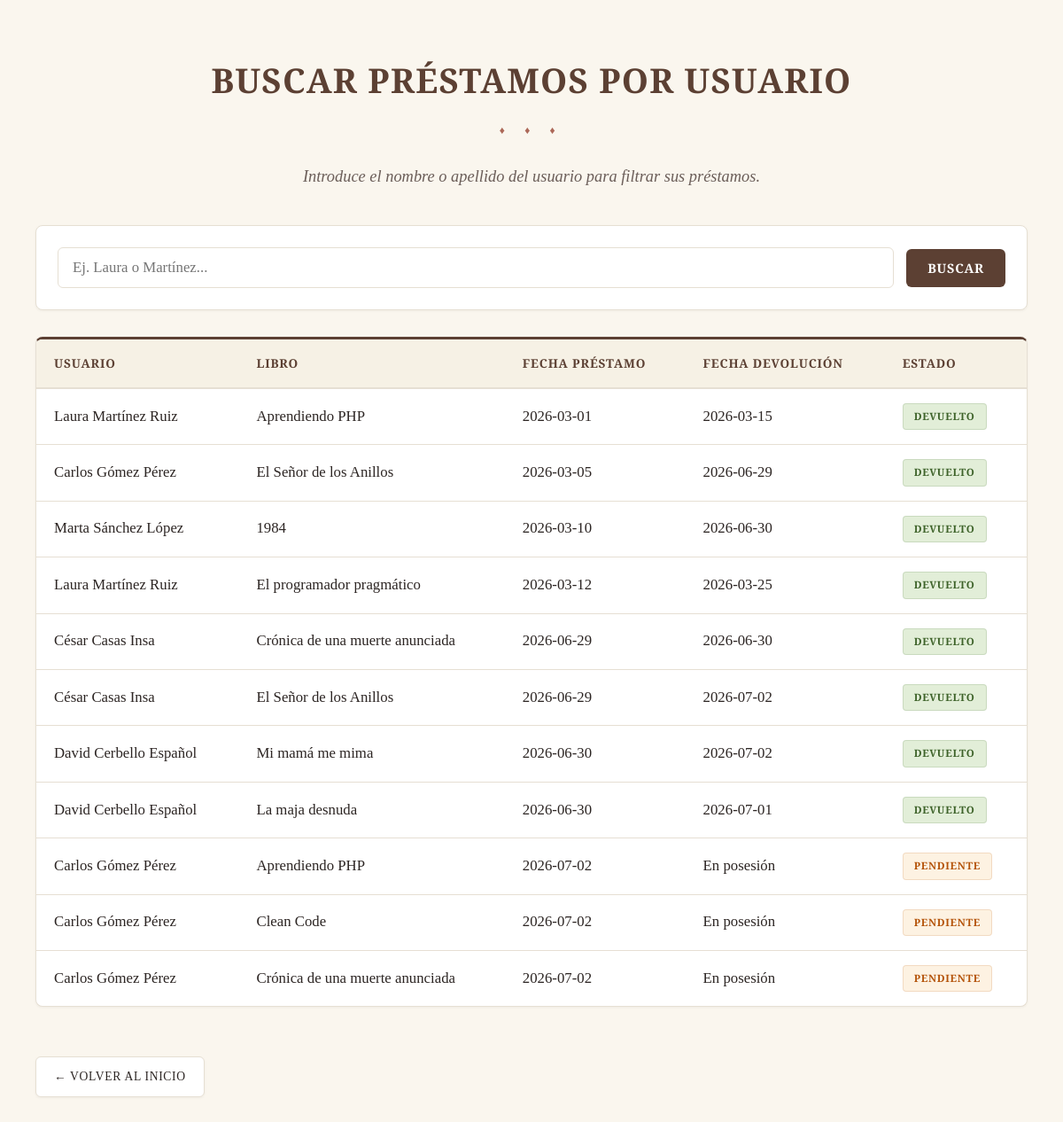
/prestamos/buscar_prestamos.php (signed in), run on the app's committed database.
### tables this page shows
CREATE TABLE `prestamos` (
  `id_prestamo` int(11) NOT NULL,
  `id_usuario` int(11) NOT NULL,
  `id_libro` int(11) NOT NULL,
  `fecha_prestamo` date NOT NULL,
  `fecha_devolucion` date DEFAULT NULL,
  `devuelto` tinyint(1) NOT NULL DEFAULT 0
);

CREATE TABLE `usuarios` (
  `id_usuario` int(11) NOT NULL,
  `username` varchar(55) DEFAULT NULL,
  `password_hash` varchar(255) NOT NULL,
  `nombre` varchar(80) NOT NULL,
  `apellidos` varchar(120) NOT NULL,
  `email` varchar(120) NOT NULL,
  `telefono` varchar(20) DEFAULT NULL,
  `rol` varchar(35) NOT NULL DEFAULT 'lector',
  `fecha_alta` date NOT NULL
);

CREATE TABLE `libros` (
  `id_libro` int(11) NOT NULL,
  `isbn` varchar(35) NOT NULL,
  `titulo` varchar(75) NOT NULL,
  `autor` varchar(75) NOT NULL,
  `año` int(4) NOT NULL,
  `genero` varchar(30) NOT NULL,
  `paginas` int(4) NOT NULL
);

### prestamos/buscar_prestamos.php (the view, shortened to what this page needs)
<?php
include "../config/conexion.php";
$busqueda = "";
$sql = "SELECT
    usuarios.nombre,
    usuarios.apellidos,
    libros.titulo,
    prestamos.fecha_prestamo,
    prestamos.fecha_devolucion,
    prestamos.devuelto
    FROM prestamos
    INNER JOIN usuarios
    ON prestamos.id_usuario = usuarios.id_usuario
    INNER JOIN libros
    ON prestamos.id_libro = libros.id_libro
    WHERE usuarios.nombre LIKE ? OR usuarios.apellidos LIKE ?";
$stmt = mysqli_prepare($conexion, $sql);
$busqueda_param = "%" . $busqueda . "%";
mysqli_stmt_bind_param($stmt, "ss", $busqueda_param, $busqueda_param);
mysqli_stmt_execute($stmt);
$resultado = mysqli_stmt_get_result($stmt);
?>
<!DOCTYPE html>
<html lang="es">
<head>
    <link rel="stylesheet" href="../css/estilos.css">
</head>
<body>
    <h1>Buscar Préstamos por Usuario</h1>
    <p>Introduce el nombre o apellido del usuario para filtrar sus préstamos.</p>
    <form method="GET" action="buscar_prestamos.php">
        <input type="text" name="busqueda" placeholder="Ej. Laura o Martínez..." value="<?php echo htmlspecialchars($busqueda); ?>">
        <button type="submit">Buscar</button>
    </form>
    <?php if (mysqli_num_rows($resultado) > 0) { ?>
        <div class="table-container">
            <table>
                <thead>
                    <tr>
                        <th>Usuario</th>
                        <th>Libro</th>
                        <th>Fecha Préstamo</th>
                        <th>Fecha Devolución</th>
                        <th>Estado</th>
                    </tr>
                </thead>
                <tbody>
                    <?php while ($prestamo = mysqli_fetch_assoc($resultado)) { ?>
                        <tr>
                            <td><?php echo htmlspecialchars($prestamo["nombre"] . " " . $prestamo["apellidos"]); ?></td>
                            <td><?php echo htmlspecialchars($prestamo["titulo"]); ?></td>
                            <td><?php echo htmlspecialchars($prestamo["fecha_prestamo"]); ?></td>
                            <td><?php echo htmlspecialchars($prestamo["fecha_devolucion"] ? $prestamo["fecha_devolucion"] : 'En posesión'); ?></td>
                            <td>
                                <?php if ($prestamo["devuelto"] == 1) { ?>
                                    <span class="badge badge-devuelto">Devuelto</span>
                                <?php } else { ?>
                                    <span class="badge badge-pendiente">Pendiente</span>
                                <?php } ?>
                            </td>
                        </tr>
                    <?php } ?>
                </tbody>
            </table>
        </div>
    <?php } ?>
    <a class="volver" href="../index.php">← Volver al inicio</a>
</body>
</html>

### css/estilos.css (style rules this page uses)
:root { --primary-color: #5C4033; --primary-hover: #453026; --bg-color: #FAF6EE; --card-bg: #FFFFFF; --text-main: #2C2523; --text-muted: #6B5E59; --border-color: #E6DFD3; --success-bg: #E2EED8; --success-text: #3E632A; --warning-pending-bg: #FDF2E2; --warning-pending-text: #B45309; --accent-color: #8C2D19; --shadow-sm: 0 1px 3px 0 rgba(44, 37, 35, 0.05); --shadow-md: 0 4px 12px -2px rgba(44, 37, 35, 0.08), 0 2px 6px -1px rgba(44, 37, 35, 0.04); --shadow-lg: 0 12px 24px -4px rgba(44, 37, 35, 0.12), 0 4px 12px -2px rgba(44, 37, 35, 0.06); --radius-lg: 8px; --radius-md: 6px; --radius-sm: 4px; --transition: all 0.25s cubic-bezier(0.4, 0, 0.2, 1); }
body { font-family: 'Crimson Pro', Georgia, serif; margin: 0 auto; max-width: 1200px; padding: 60px 40px; background-color: var(--bg-color); color: var(--text-main); line-height: 1.6; }
h1 { font-family: 'Cinzel', serif; color: var(--primary-color); font-size: 2.4rem; font-weight: 600; margin-top: 0; margin-bottom: 8px; text-align: center; letter-spacing: 0.03em; text-transform: uppercase; }
h1::after { content: "♦ ♦ ♦"; display: block; font-size: 0.75rem; color: var(--accent-color); margin: 16px auto 28px auto; letter-spacing: 0.6rem; text-align: center; opacity: 0.7; }
p { color: var(--text-muted); font-size: 1.15rem; margin-top: 0; margin-bottom: 24px; }
body > h1 + p { text-align: center; font-style: italic; max-width: 700px; margin-left: auto; margin-right: auto; margin-bottom: 40px; }
.table-container { background: var(--card-bg); border: 1px solid var(--border-color); border-radius: var(--radius-lg); box-shadow: var(--shadow-sm); overflow-x: auto; margin-top: 24px; margin-bottom: 32px; border-top: 3px solid var(--primary-color); }
table { width: 100%; border-collapse: collapse; text-align: left; }
th { background-color: #F6F1E5; color: var(--primary-color); font-family: 'Cinzel', serif; font-weight: 600; font-size: 0.85rem; text-transform: uppercase; letter-spacing: 0.06em; padding: 16px 20px; border-bottom: 2px solid var(--border-color); }
td { padding: 16px 20px; font-size: 1.05rem; color: var(--text-main); border-bottom: 1px solid var(--border-color); }
td:first-child, td[colspan] { font-variant-numeric: tabular-nums; }
tr:last-child td { border-bottom: none; }
.badge { display: inline-flex; align-items: center; padding: 5px 12px; font-family: 'Cinzel', serif; font-size: 0.72rem; font-weight: 600; border-radius: var(--radius-sm); text-transform: uppercase; letter-spacing: 0.06em; }
.badge-devuelto { background-color: var(--success-bg); color: var(--success-text); border: 1px solid rgba(62, 99, 42, 0.15); }
.badge-pendiente { background-color: var(--warning-pending-bg); color: var(--warning-pending-text); border: 1px solid rgba(180, 83, 9, 0.15); }
form { background-color: var(--card-bg); border: 1px solid var(--border-color); border-radius: var(--radius-lg); padding: 24px; margin-bottom: 30px; box-shadow: var(--shadow-sm); display: flex; gap: 14px; align-items: center; flex-wrap: wrap; }
input[type="text"], input[type="number"], input[type="email"], input[type="password"], input[type="tel"], input[type="date"], select, textarea { flex: 1; min-width: 200px; padding: 12px 16px; border: 1px solid var(--border-color); border-radius: var(--radius-md); font-family: 'Crimson Pro', Georgia, serif; font-size: 1.05rem; background-color: var(--card-bg); color: var(--text-main); transition: var(--transition); }
button { padding: 12px 24px; background-color: var(--primary-color); color: #FFFFFF; border: none; border-radius: var(--radius-md); font-family: 'Cinzel', serif; font-weight: 600; font-size: 0.9rem; letter-spacing: 0.05em; cursor: pointer; transition: var(--transition); text-transform: uppercase; }
.volver { display: inline-flex; align-items: center; gap: 8px; margin-top: 24px; padding: 11px 20px; background-color: var(--card-bg); color: var(--text-main); border: 1px solid var(--border-color); border-radius: var(--radius-md); font-family: 'Cinzel', serif; font-size: 0.85rem; font-weight: 500; text-decoration: none; text-transform: uppercase; letter-spacing: 0.05em; box-shadow: var(--shadow-sm); transition: var(--transition); }

### data on the page
prestamos: id_usuario.apellidos "Laura Martínez Ruiz", id_libro.titulo "Aprendiendo PHP", fecha_prestamo "2026-03-01", fecha_devolucion "2026-03-15", devuelto "DEVUELTO"
prestamos: id_usuario.apellidos "Carlos Gómez Pérez", id_libro.titulo "El Señor de los Anillos", fecha_prestamo "2026-03-05", fecha_devolucion "2026-06-29", devuelto "DEVUELTO"
prestamos: id_usuario.apellidos "Marta Sánchez López", id_libro.titulo "1984", fecha_prestamo "2026-03-10", fecha_devolucion "2026-06-30", devuelto "DEVUELTO"
prestamos: id_usuario.apellidos "Laura Martínez Ruiz", id_libro.titulo "El programador pragmático", fecha_prestamo "2026-03-12", fecha_devolucion "2026-03-25", devuelto "DEVUELTO"
prestamos: id_usuario.apellidos "César Casas Insa", id_libro.titulo "Crónica de una muerte anunciada", fecha_prestamo "2026-06-29", fecha_devolucion "2026-06-30", devuelto "DEVUELTO"
prestamos: id_usuario.apellidos "César Casas Insa", id_libro.titulo "El Señor de los Anillos", fecha_prestamo "2026-06-29", fecha_devolucion "2026-07-02", devuelto "DEVUELTO"
prestamos: id_usuario.apellidos "David Cerbello Español", id_libro.titulo "Mi mamá me mima", fecha_prestamo "2026-06-30", fecha_devolucion "2026-07-02", devuelto "DEVUELTO"
prestamos: id_usuario.apellidos "David Cerbello Español", id_libro.titulo "La maja desnuda", fecha_prestamo "2026-06-30", fecha_devolucion "2026-07-01", devuelto "DEVUELTO"
prestamos: id_usuario.apellidos "Carlos Gómez Pérez", id_libro.titulo "Aprendiendo PHP", fecha_prestamo "2026-07-02", fecha_devolucion "En posesión", devuelto "PENDIENTE"
prestamos: id_usuario.apellidos "Carlos Gómez Pérez", id_libro.titulo "Clean Code", fecha_prestamo "2026-07-02", fecha_devolucion "En posesión", devuelto "PENDIENTE"
prestamos: id_usuario.apellidos "Carlos Gómez Pérez", id_libro.titulo "Crónica de una muerte anunciada", fecha_prestamo "2026-07-02", fecha_devolucion "En posesión", devuelto "PENDIENTE"
